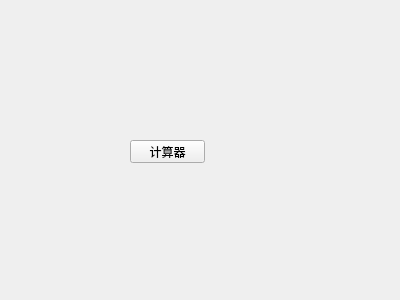
<?xml version="1.0" encoding="UTF-8"?>
<ui version="4.0">
 <class>Form</class>
 <widget class="QWidget" name="Form">
  <property name="geometry">
   <rect>
    <x>0</x>
    <y>0</y>
    <width>400</width>
    <height>300</height>
   </rect>
  </property>
  <property name="windowTitle">
   <string>Form</string>
  </property>
  <widget class="QPushButton" name="pushButton">
   <property name="geometry">
    <rect>
     <x>130</x>
     <y>140</y>
     <width>75</width>
     <height>23</height>
    </rect>
   </property>
   <property name="text">
    <string>计算器</string>
   </property>
  </widget>
 </widget>
 <resources/>
 <connections/>
</ui>
